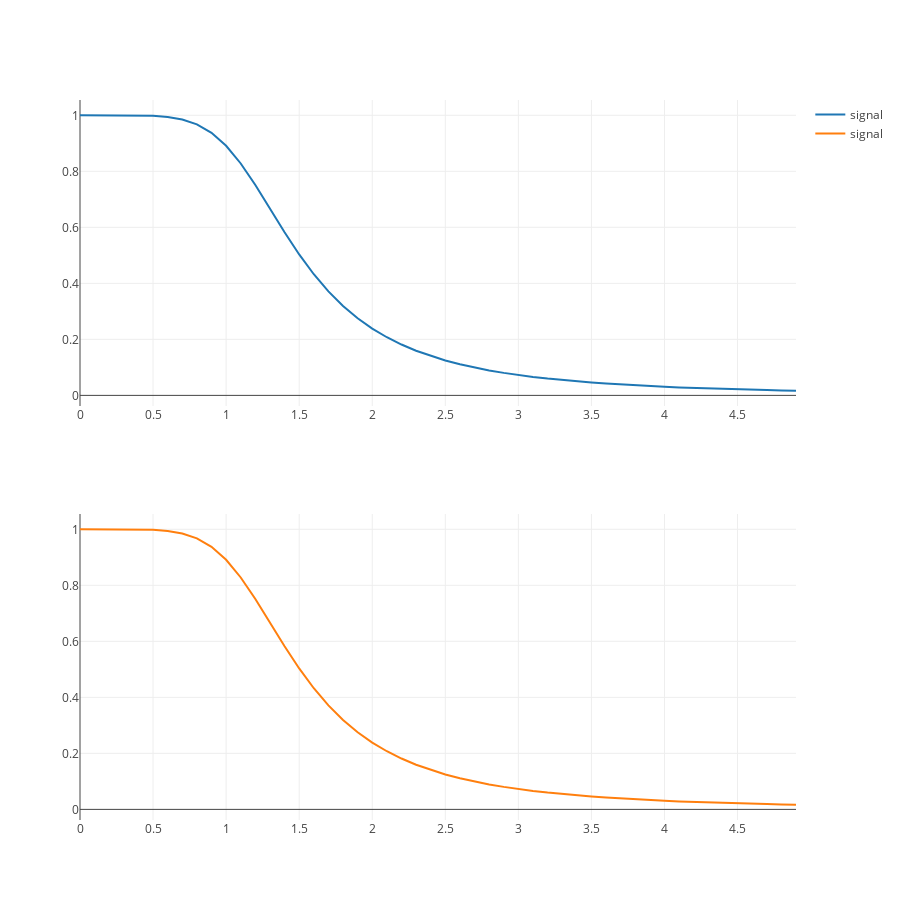

The notebook cell this image was saved under:
### Code cell
N = 50
T = 10.0 # s

t = np.linspace(0, T, N)
s = np.ones(N)

df = 1. / T
k = [i * df for i in range(N)]

HGen = transfer_function_butterworth(1, 30, 1, 5)

tr_afr = go.Scatter(
    x = k,
    y = [np.absolute(HGen(1j*i)) for i in k],
    name='signal'
)

tr_phase = go.Scatter(
    x = k,
    y = [np.angle(HGen(1j*i)) for i in k],
    name='signal'
)

rows = 2
cols = 1
fig = py.tools.make_subplots(rows = rows, cols = cols)

fig['layout'].update(height=rows * 450, width=cols * 900)

fig.append_trace(tr_afr, 1, 1)
fig.append_trace(tr_afr, 2, 1)

py.offline.iplot(fig)

### Figure 1 — Plotly figure (JSON) as saved in the notebook; plotly's stock layout.template omitted (floating-point values rounded to 4 significant figures)
{"data": [{"name": "signal", "type": "scatter", "x": [0, 0.1, 0.2, 0.3, 0.4, 0.5, 0.6, 0.7, 0.8, 0.9, 1, 1.1, 1.2, 1.3, 1.4, 1.5, 1.6, 1.7, 1.8, 1.9, 2, 2.1, 2.2, 2.3, 2.4, 2.5, 2.6, 2.7, 2.8, 2.9, 3, 3.1, 3.2, 3.3, 3.4, 3.5, 3.6, 3.7, 3.8, 3.9, 4, 4.1, 4.2, 4.3, 4.4, 4.5, 4.6, 4.7, 4.8, 4.9], "xaxis": "x1", "y": [1.0, 1.0, 1.0, 0.9999, 0.9995, 0.998, 0.994, 0.9851, 0.9677, 0.9376, 0.8913, 0.828, 0.751, 0.6667, 0.5823, 0.5032, 0.4326, 0.3714, 0.3193, 0.2754, 0.2386, 0.2076, 0.1815, 0.1595, 0.1407, 0.1248, 0.1111, 0.09935, 0.08917, 0.08032, 0.07259, 0.06582, 0.05987, 0.0546, 0.04994, 0.04579, 0.04208, 0.03877, 0.03579, 0.03311, 0.03069, 0.0285, 0.02652, 0.02471, 0.02306, 0.02156, 0.02019, 0.01893, 0.01777, 0.0167], "yaxis": "y1"}, {"name": "signal", "type": "scatter", "x": [0, 0.1, 0.2, 0.3, 0.4, 0.5, 0.6, 0.7, 0.8, 0.9, 1, 1.1, 1.2, 1.3, 1.4, 1.5, 1.6, 1.7, 1.8, 1.9, 2, 2.1, 2.2, 2.3, 2.4, 2.5, 2.6, 2.7, 2.8, 2.9, 3, 3.1, 3.2, 3.3, 3.4, 3.5, 3.6, 3.7, 3.8, 3.9, 4, 4.1, 4.2, 4.3, 4.4, 4.5, 4.6, 4.7, 4.8, 4.9], "xaxis": "x2", "y": [1.0, 1.0, 1.0, 0.9999, 0.9995, 0.998, 0.994, 0.9851, 0.9677, 0.9376, 0.8913, 0.828, 0.751, 0.6667, 0.5823, 0.5032, 0.4326, 0.3714, 0.3193, 0.2754, 0.2386, 0.2076, 0.1815, 0.1595, 0.1407, 0.1248, 0.1111, 0.09935, 0.08917, 0.08032, 0.07259, 0.06582, 0.05987, 0.0546, 0.04994, 0.04579, 0.04208, 0.03877, 0.03579, 0.03311, 0.03069, 0.0285, 0.02652, 0.02471, 0.02306, 0.02156, 0.02019, 0.01893, 0.01777, 0.0167], "yaxis": "y2"}], "layout": {"height": 900, "width": 900, "xaxis1": {"anchor": "y1", "domain": [0, 1]}, "xaxis2": {"anchor": "y2", "domain": [0, 1]}, "yaxis1": {"anchor": "x1", "domain": [0.575, 1]}, "yaxis2": {"anchor": "x2", "domain": [0, 0.425]}}}
